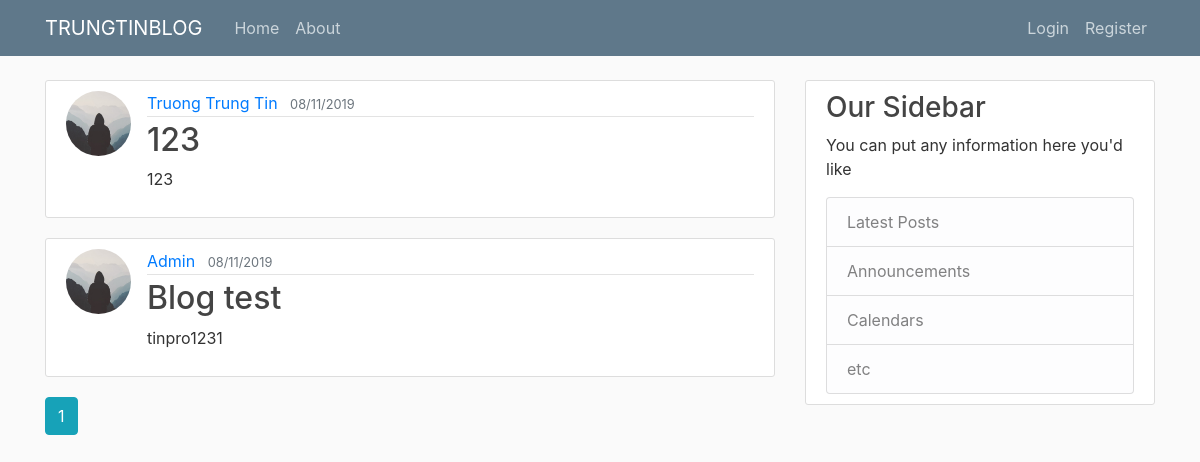
The app's page /main with its own data.
### TrungtinBlog/models.py (models this page shows, shortened)
class Post(db.Model):
    id = db.Column(db.Integer, primary_key = True)
    title = db.Column(db.String(100), nullable = False)
    date_posted = db.Column(db.DateTime, nullable = False, default = datetime.utcnow)
    content = db.Column(db.Text, nullable = False)
    user_id = db.Column(db.Integer, db.ForeignKey('user.id'), nullable = False)

class User(db.Model, UserMixin):
    id = db.Column(db.Integer, primary_key = True)
    fullname = db.Column(db.String(120), unique = False, nullable = False)
    username = db.Column(db.String(20), unique = True, nullable = False)
    email = db.Column(db.String(120), unique = True, nullable = False)
    telephone = db.Column(db.String(10), unique = True, nullable = False)
    image_file = db.Column(db.String(20), nullable = False, default = 'default.jpg')
    password = db.Column(db.String(60), nullable = False)
    posts = db.relationship('Post', backref = 'author', lazy = True)

### TrungtinBlog/main/routes.py (the view)
@main.route("/")
@main.route("/main")
def home():
    page = request.args.get('page', 1, type=int)
    posts = Post.query.order_by(
        Post.date_posted.desc()).paginate(page=page, per_page=3)
    return render_template('index.html', posts=posts)

### TrungtinBlog/templates/index.html
{% extends "layout.html" %}
{% block content %}
{% for post in posts.items %}
<article class="media content-section">
  <img class="rounded-circle article-img"
    src="{{ url_for('static', filename='profile_pics/' + post.author.image_file) }}">
  <div class="media-body">
    <div class="article-metadata">
      <a class="mr-2" href="{{ url_for('users.user_posts', username = post.author.username) }}">{{ post.author.fullname }}</a>
      <small class="text-muted">{{ post.date_posted.strftime('%d/%m/%Y') }}</small>
    </div>
    <h2><a class="article-title" href="{{ url_for('posts.post', post_id = post.id) }}">{{ post.title }}</a></h2>
    <p class="article-content">{{ post.content }}</p>
  </div>
</article>
{% endfor %}
{% for page_num in posts.iter_pages(left_edge = 1, right_edge = 1, left_current = 1, right_current = 2) %}
  {% if page_num %}
    {% if posts.page == page_num %}
    <a class ="btn btn-info mb-4" href="{{ url_for('main.home', page= page_num) }}">{{ page_num }}</a>
    {% else %}
    <a class ="btn btn-outline-info mb-4" href="{{ url_for('main.home', page= page_num) }}">{{ page_num }}</a>
    {% endif %}
  {% else %}
    ...
  {% endif %}
{% endfor %}
{% endblock %}

### TrungtinBlog/templates/layout.html (shortened to what this page needs)
<!DOCTYPE html>
<html lang="en">
<head>
  <link rel="stylesheet" href="https://stackpath.bootstrapcdn.com/bootstrap/4.3.1/css/bootstrap.min.css"
>
  <link rel="stylesheet" type="text/css" href="{{ url_for('static', filename='main.css') }}">
</head>
<body>
  <header class="site-header">
    <nav class="navbar navbar-expand-md navbar-dark bg-steel fixed-top">
      <div class="container">
        <a class="navbar-brand mr-4" href="{{ url_for('main.home') }}">TRUNGTINBLOG</a>
        <div class="collapse navbar-collapse" id="navbarToggle">
          <div class="navbar-nav mr-auto">
            <a class="nav-item nav-link" href="{{ url_for('main.home') }}">Home</a>
            <a class="nav-item nav-link" href="{{ url_for('main.about') }}">About</a>
          </div>
          <div class="navbar-nav">
            {% if current_user.is_authenticated %}
            <a class="nav-item nav-link" href="{{ url_for('posts.new_post') }}">New Post</a>
            <a class="nav-item nav-link" href="{{ url_for('users.account') }}">Account</a>
            <a class="nav-item nav-link" href="{{ url_for('users.logout') }}">Logout</a>
            {% else %}
            <a class="nav-item nav-link" href="{{ url_for('users.login') }}">Login</a>
            <a class="nav-item nav-link" href="{{ url_for('users.register') }}">Register</a>
            {% endif %}
          </div>
        </div>
      </div>
    </nav>
  </header>
  <main role="main" class="container">
    <div class="row">
      <div class="col-md-8">
        {% block content %}{% endblock %}
      </div>
      <div class="col-md-4">
        <div class="content-section">
          <h3>Our Sidebar</h3>
          <p class="'text-muted">You can put any information here you'd like</p>
          <ul class="list-group">
              <li class="list-group-item list-group-item-light">Latest Posts</li>
              <li class="list-group-item list-group-item-light">Announcements</li>
              <li class="list-group-item list-group-item-light">Calendars</li>
              <li class="list-group-item list-group-item-light">etc</li>
          </ul>
        </div>
      </div>
    </div>
  </main>
</body>
</html>

### TrungtinBlog/static/main.css (style rules this page uses)
body { background: #fafafa; color: #333333; margin-top: 5rem; }
h1, h2, h3, h4, h5, h6 { color: #444444; }
.bg-steel { background-color: #5f788a; }
.site-header .navbar-nav .nav-link { color: #cbd5db; }
.content-section { background: #ffffff; padding: 10px 20px; border: 1px solid #dddddd; border-radius: 3px; margin-bottom: 20px; }
.article-title { color: #444444; }
.article-content { white-space: pre-line; }
.article-img { height: 65px; width: 65px; margin-right: 16px; }
.article-metadata { padding-bottom: 1px; margin-bottom: 4px; border-bottom: 1px solid #e3e3e3 }

### records on screen
Post: image_file (placeholder picture), author.fullname "Truong Trung Tin", date_posted "08/11/2019", title "123", content "123"
Post: image_file (placeholder picture), author.fullname "Admin", date_posted "08/11/2019", title "Blog test", content "tinpro1231"

### other values on screen
{{ page_num }} "1"
